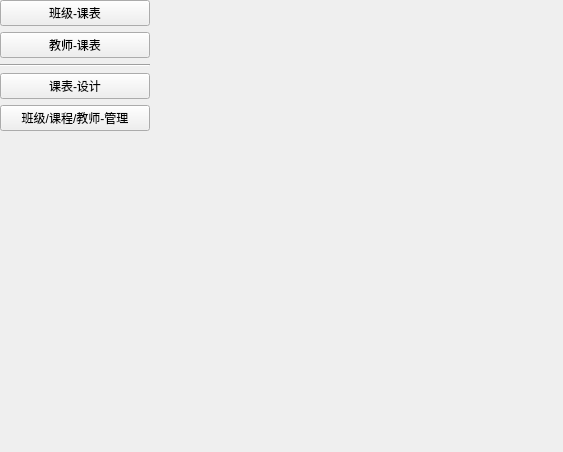
<?xml version="1.0" encoding="UTF-8"?>
<ui version="4.0">
 <class>CentralWidget</class>
 <widget class="QWidget" name="CentralWidget">
  <property name="geometry">
   <rect>
    <x>0</x>
    <y>0</y>
    <width>563</width>
    <height>452</height>
   </rect>
  </property>
  <property name="windowTitle">
   <string>排课之星</string>
  </property>
  <layout class="QGridLayout" name="gridLayout">
   <property name="leftMargin">
    <number>0</number>
   </property>
   <property name="topMargin">
    <number>0</number>
   </property>
   <property name="rightMargin">
    <number>0</number>
   </property>
   <property name="bottomMargin">
    <number>0</number>
   </property>
   <item row="0" column="0">
    <widget class="QWidget" name="sideBarWidget" native="true">
     <property name="minimumSize">
      <size>
       <width>150</width>
       <height>0</height>
      </size>
     </property>
     <property name="class" stdset="0">
      <string>SideBar</string>
     </property>
     <layout class="QVBoxLayout" name="verticalLayout">
      <property name="leftMargin">
       <number>0</number>
      </property>
      <property name="topMargin">
       <number>0</number>
      </property>
      <property name="rightMargin">
       <number>0</number>
      </property>
      <property name="bottomMargin">
       <number>0</number>
      </property>
      <item>
       <widget class="QPushButton" name="clazzTimeTableButton">
        <property name="text">
         <string>班级-课表</string>
        </property>
        <property name="checkable">
         <bool>true</bool>
        </property>
        <attribute name="buttonGroup">
         <string notr="true">buttonGroup</string>
        </attribute>
       </widget>
      </item>
      <item>
       <widget class="QPushButton" name="teacherTimeTableButton">
        <property name="text">
         <string>教师-课表</string>
        </property>
        <property name="checkable">
         <bool>true</bool>
        </property>
        <attribute name="buttonGroup">
         <string notr="true">buttonGroup</string>
        </attribute>
       </widget>
      </item>
      <item>
       <widget class="Line" name="line">
        <property name="orientation">
         <enum>Qt::Horizontal</enum>
        </property>
       </widget>
      </item>
      <item>
       <widget class="QPushButton" name="designTimeTableButton">
        <property name="text">
         <string>课表-设计</string>
        </property>
        <property name="checkable">
         <bool>true</bool>
        </property>
        <attribute name="buttonGroup">
         <string notr="true">buttonGroup</string>
        </attribute>
       </widget>
      </item>
      <item>
       <widget class="QPushButton" name="manageClazzCourseTeacherButton">
        <property name="text">
         <string>班级/课程/教师-管理</string>
        </property>
        <property name="checkable">
         <bool>true</bool>
        </property>
        <attribute name="buttonGroup">
         <string notr="true">buttonGroup</string>
        </attribute>
       </widget>
      </item>
      <item>
       <spacer name="verticalSpacer">
        <property name="orientation">
         <enum>Qt::Vertical</enum>
        </property>
        <property name="sizeHint" stdset="0">
         <size>
          <width>20</width>
          <height>250</height>
         </size>
        </property>
       </spacer>
      </item>
     </layout>
    </widget>
   </item>
   <item row="0" column="1">
    <widget class="QStackedWidget" name="contentsStackedWidget">
     <widget class="QWidget" name="page"/>
     <widget class="QWidget" name="page_2"/>
    </widget>
   </item>
  </layout>
 </widget>
 <resources/>
 <connections/>
 <buttongroups>
  <buttongroup name="buttonGroup"/>
 </buttongroups>
</ui>
